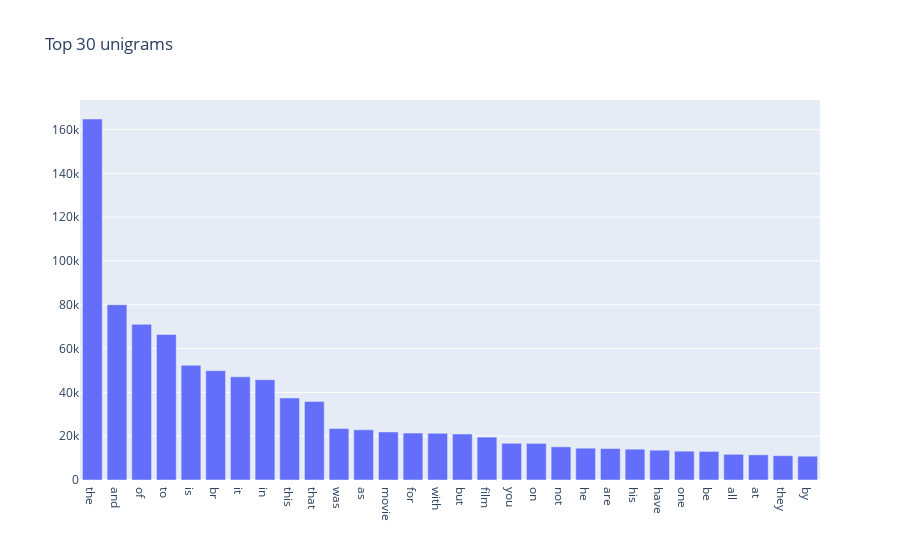

The notebook cell this image was saved under:
### Markdown cell above
On remarque que le dataset contients des critiques de films, le label correspond a si la critique est positive ou négative

### Code cell
import plotly.graph_objects as go
from sklearn.feature_extraction.text import CountVectorizer
import pandas as pd


def get_top_n_words(corpus, n=None):
    vec = CountVectorizer().fit(corpus)
    bag_of_words = vec.transform(corpus)
    sum_words = bag_of_words.sum(axis=0)
    words_freq = [(word, sum_words[0, idx]) for word, idx in vec.vocabulary_.items()]
    words_freq = sorted(words_freq, key=lambda x: x[1], reverse=True)
    return words_freq[:n]

corpus = dataset['train']['text']
common_words = get_top_n_words(corpus, 30)
df = pd.DataFrame(common_words, columns=['unigram', 'count'])

fig = go.Figure([go.Bar(x=df['unigram'], y=df['count'])])
fig.update_layout(title=go.layout.Title(text="Top 30 unigrams"))
fig.show()

### Figure 1 — Plotly figure (JSON) as saved in the notebook; plotly's stock layout.template omitted (floating-point values rounded to 4 significant figures)
{"data": [{"type": "bar", "x": ["the", "and", "of", "to", "is", "br", "it", "in", "this", "that", "was", "as", "movie", "for", "with", "but", "film", "you", "on", "not", "he", "are", "his", "have", "one", "be", "all", "at", "they", "by"], "y": [164801, 80024, 71069, 66456, 52380, 49913, 47102, 45789, 37440, 35817, 23480, 22915, 21926, 21427, 21306, 20970, 19600, 16761, 16714, 15144, 14526, 14347, 14070, 13604, 13171, 13051, 11734, 11471, 11092, 10870]}], "layout": {"title": {"text": "Top 30 unigrams"}}}
